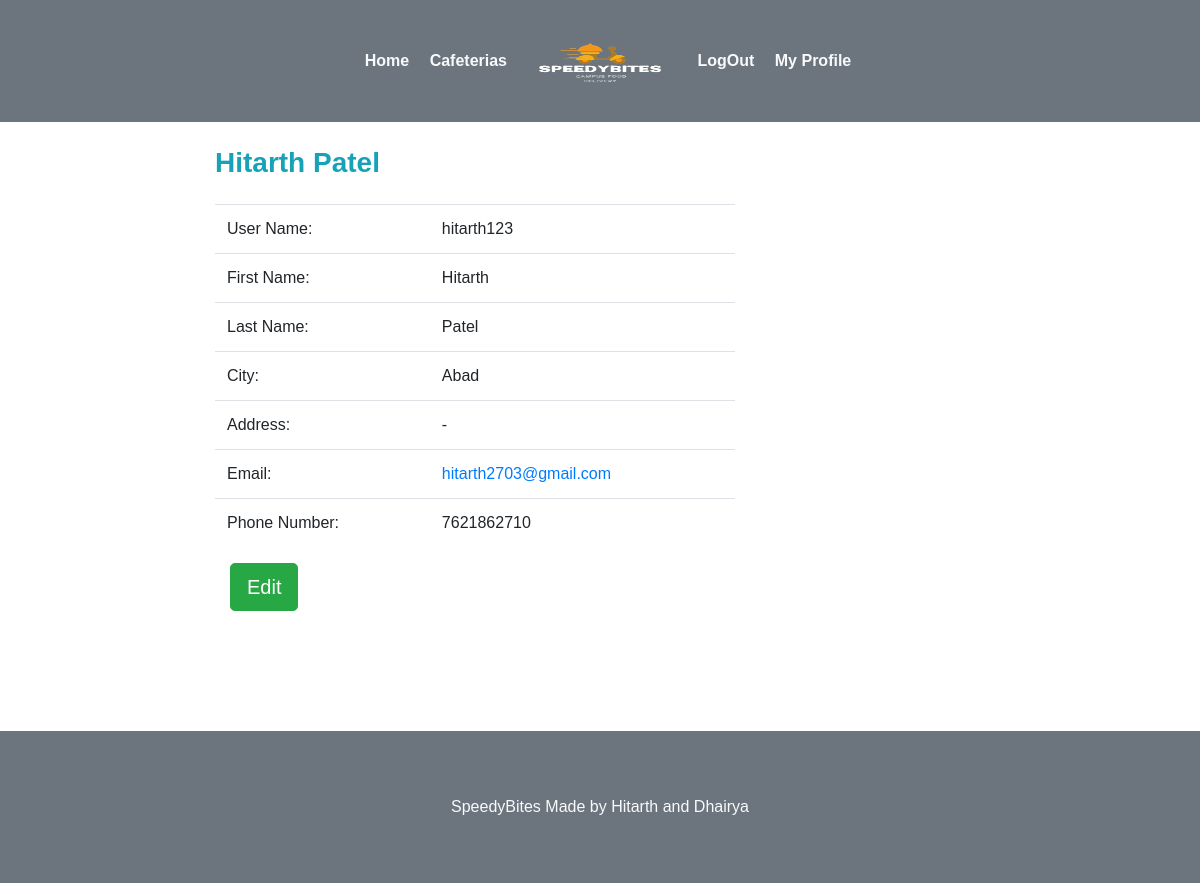
The app's page /profile/user/ (signed in) with its own data.
### webapp/models.py (models this page shows, shortened)
class User(AbstractUser):
	is_customer   = models.BooleanField(default=False)
	is_restaurant = models.BooleanField(default=False)

class Customer(models.Model):
	user 		= models.OneToOneField(settings.AUTH_USER_MODEL,on_delete=models.CASCADE)
	f_name   	= models.CharField(max_length=20,blank=False)
	l_name		= models.CharField(max_length=20,blank=False)
	city  		= models.CharField(max_length=40,blank=False)
	phone 		= models.CharField(max_length=10,blank=False)
	address		= models.TextField()

### webapp/views.py (the view)
# urls.py: path('profile/user/',views.customerProfile,name='profile'),
def customerProfile(request,pk=None):
	if pk:
		user = User.objects.get(pk=pk)
	else:
		user=request.user
	return render(request,'webapp/profile.html',{'user':user})

### webapp/templates/webapp/profile.html (shortened to what this page needs)
{% extends 'webapp/base.html'%}
{% block body %}
<br>
	<div class="container col-md-8">
		<div class="row">
		<div class=" col-md-11 toppad">
          <div class="panel panel-info">
            <div class="panel-heading">
              <h3 class="panel-title text-info "><strong>{{user.customer.f_name}}  {{user.customer.l_name}}</strong></h3>
                          </div>
                          <br>
                          <div class="panel-body">
                            <div class="row">
                              <div class=" col-md-9 col-lg-9 ">
                                <table class="table table-user-information">
                                  <tbody>
                                  	<tr>
                                      <td>User Name:</td>
                                      <td>{{user.username}}</td>
                                    </tr>
                                    <tr>
                                      <td>First Name:</td>
                                      <td>{{user.customer.f_name}}</td>
                                    </tr>
                                    <tr>
                                      <td>Last Name:</td>
                                      <td>{{user.customer.l_name}}</td>
                                    </tr>
                                    <tr>
                                      <td>City:</td>
                                      <td>{{user.customer.city}}</td>
                                    </tr>
                                      <td>Address:</td>
                                      <td>{{user.customer.address}}</td>
                                    <tr>
                                      <td>Email:</td>
                                      <td><a href="#">{{user.email}}</a></td>
                                    </tr>
                                    <tr>
                                      <td>Phone Number:</td>
                                      <td>{{user.customer.phone}}
                                      </td>
                                    </tr>
                                  </tbody>
                                </table>
                                <div class="container">
                                <div class="row">
                                  <div class="col">
                                  <a class="btn btn-success btn-lg" href="{% url 'cupdate' user.id %}">Edit</a>
                                </div>
                                </div>
                  				</div>
                </div>
              </div>
            </div>
        </div>
        </div>
		</div>
	</div>
  <br>
{% endblock%}

### webapp/static/webapp/css/style.css (style rules this page uses)
body { padding:0; margin:0; font-family: 'Source Sans Pro', sans-serif; }
body a { transition:0.5s all; -webkit-transition:0.5s all; -moz-transition:0.5s all; -o-transition:0.5s all; -ms-transition:0.5s all; }
h1,h2,h3,h4,h5,h6 { margin:0; }

### records on screen
User: customer.f_name "Hitarth", customer.l_name "Patel", username "hitarth123", customer.city "Abad", customer.address "-", email "hitarth2703@gmail.com", customer.phone "7621862710"
